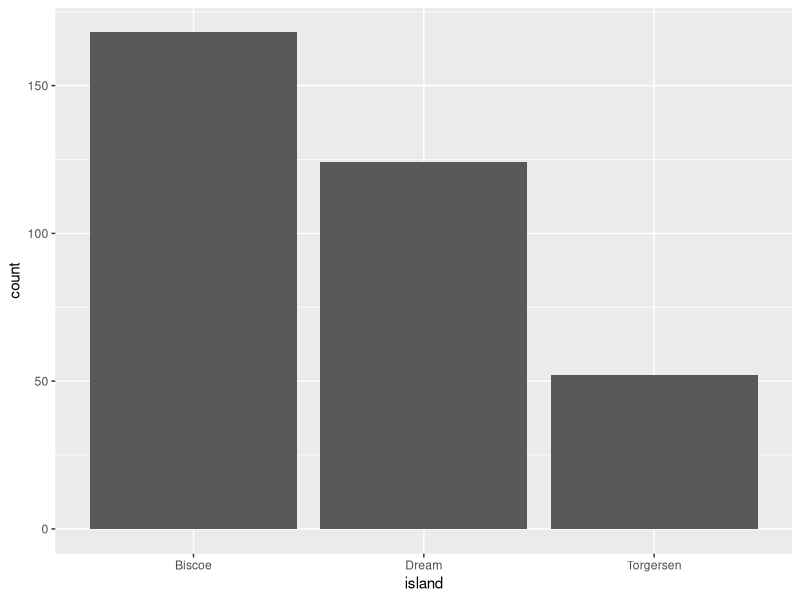
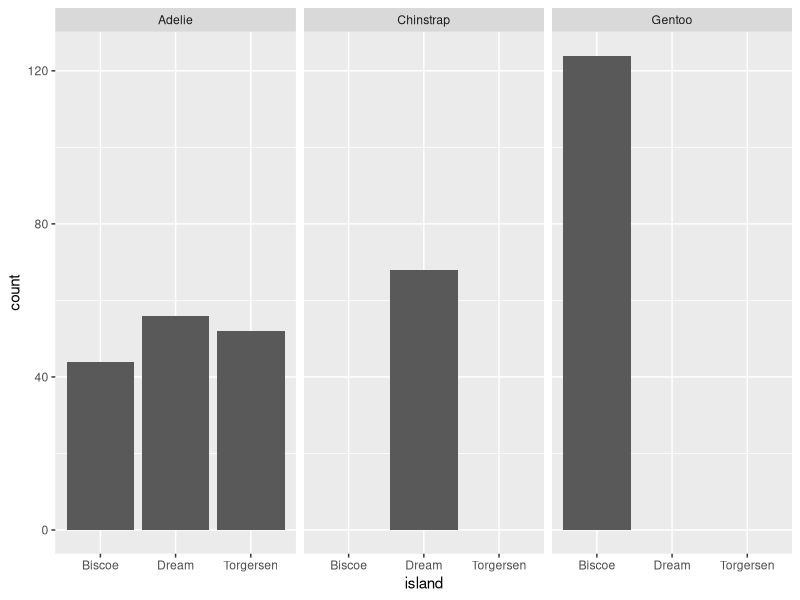
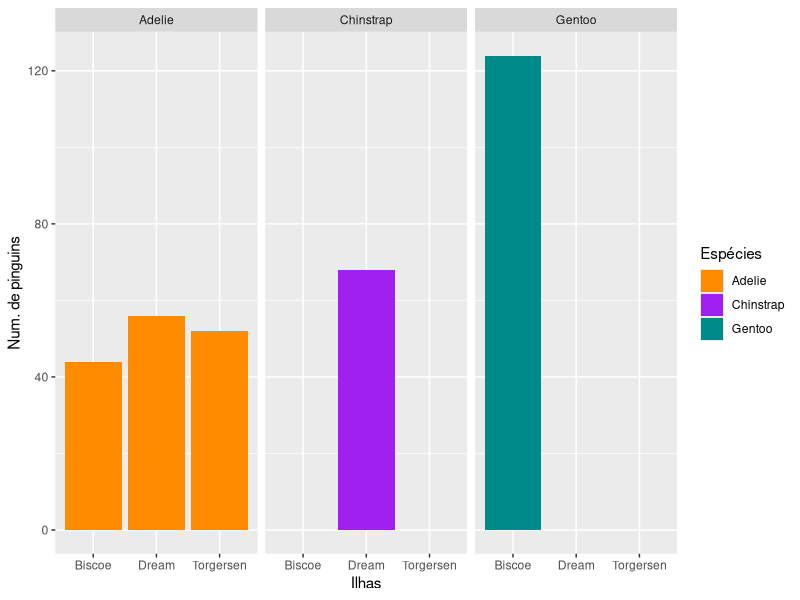
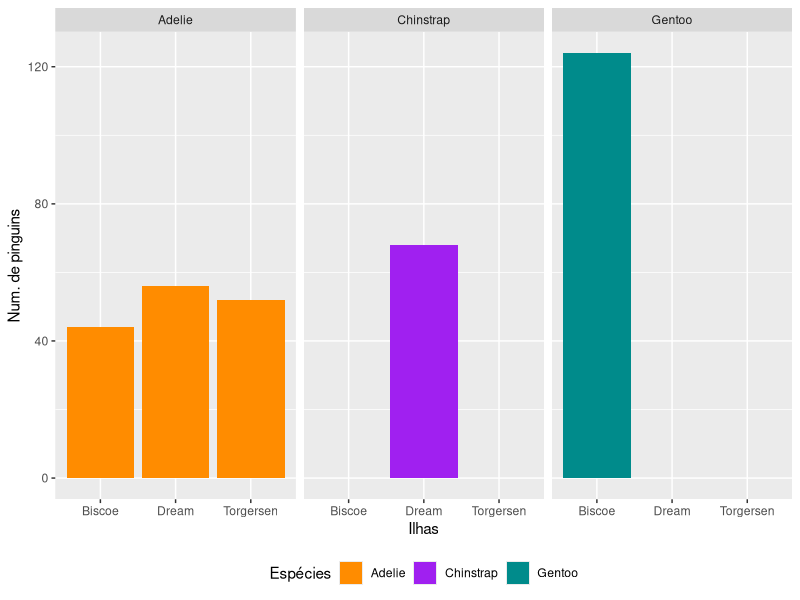
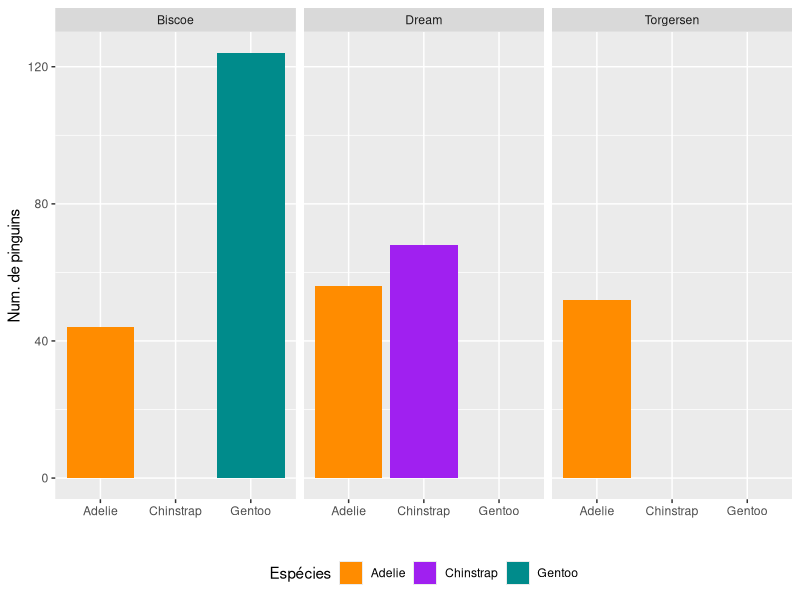
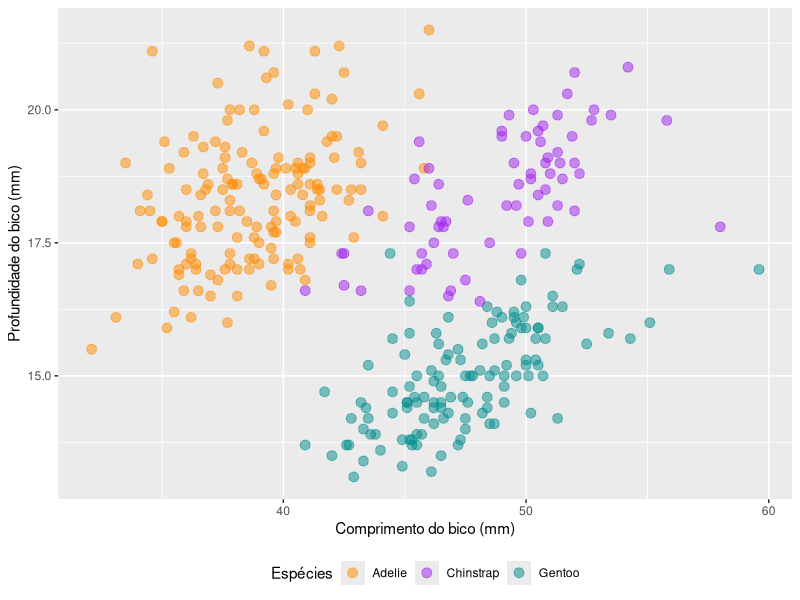

R code for these plots, in order: (Note: this script raises an error after producing the figures.)
## ---- chunk 1
knitr::opts_chunk$set(echo = TRUE)
## ---- chunk 2
# Instalar o pacote:
# install.packages("palmerpenguins")
# carregar o pacote
library(palmerpenguins)
library(dplyr)
str(penguins)

## ---- chunk 3
library(ggplot2)

ggplot(penguins, aes(x = island)) +
  geom_bar() 

## ---- chunk 4
ggplot(penguins, aes(x = island)) +
  geom_bar() +
  facet_wrap(~species) 

## ---- chunk 5

# definir as cores dos pinguins
pen_cols <- c("darkorange","purple","cyan4")
ggplot(penguins, aes(x = island)) +
  # preencher das barras com cores de 
  # acordo com a espécie
  geom_bar(aes(fill = species)) +
  facet_wrap(~species) +
  # configurar as cores manualmente e mudar o tílulo da legenda
  scale_fill_manual(values = pen_cols, name = "Espécies") +
  # alterando o nome dos eixos
  labs(y = "Num. de pinguins", x = "Ilhas")

## ---- chunk 6

ggplot(penguins, aes(x = island)) +
  geom_bar(aes(fill = species)) +
  facet_wrap(~species) +
  scale_fill_manual(values = pen_cols, name = "Espécies") +
  labs(y = "Num. de pinguins", x = "Ilhas") +
  theme(legend.position = "bottom")


ggplot(penguins, aes(x = species)) +
  geom_bar(aes(fill = species)) +
  facet_wrap(~island) +
  scale_fill_manual(values = pen_cols, name = "Espécies") +
  labs(y = "Num. de pinguins", x = "") +
  theme(legend.position = "bottom")

## ---- chunk 7

ggplot(penguins, aes(x = bill_length_mm, y = bill_depth_mm)) +
  geom_point(
    aes(color = species),
    size = 3, 
    alpha = 0.5
    ) +
  scale_color_manual(values = pen_cols, name = "Espécies") +
  labs(x = "Comprimento do bico (mm)", y = "Profundidade do bico (mm)") +
  theme(legend.position = "bottom")


## ---- chunk 8
library(ggridges)
penguins %>% 
  filter(!is.na(sex)) %>% 
ggplot(aes(x = bill_length_mm, y = species, fill = species)) +
  geom_density_ridges(aes(group = sex)) 
  scale_alpha_manual(values = c(0.3,0.7), guide = "legend") +
  scale_fill_manual(values = pen_cols, name = "Espécies") 
  facet_grid(species~.) +
  labs(x = "Tamanho do corpo (Kg)", y = "Densidade") +
  theme(legend.position = "bottom")

penguins %>% 
  filter(!is.na(sex),
         species == "Adelie") %>% 
  ggplot(aes(x = bill_length_mm, y = body_mass_g)) +
  geom_point(aes(color = species, group = sex, alpha = sex)) +
  scale_alpha_manual(values = c(0.3,0.7), guide = "legend") +
  scale_color_manual(values = pen_cols, name = "Espécies") 
  facet_grid(species~.) 
  
d <- data.frame(x = rep(1:5, 3), y = c(rep(0, 5), rep(1, 5), rep(3, 5)),
                height = c(0, 1, 3, 4, 0, 1, 2, 3, 5, 4, 0, 5, 4, 4, 1))
ggplot(d, aes(x, y, height = height, group = y)) + geom_ridgeline(fill="lightblue")
names(penguins)

